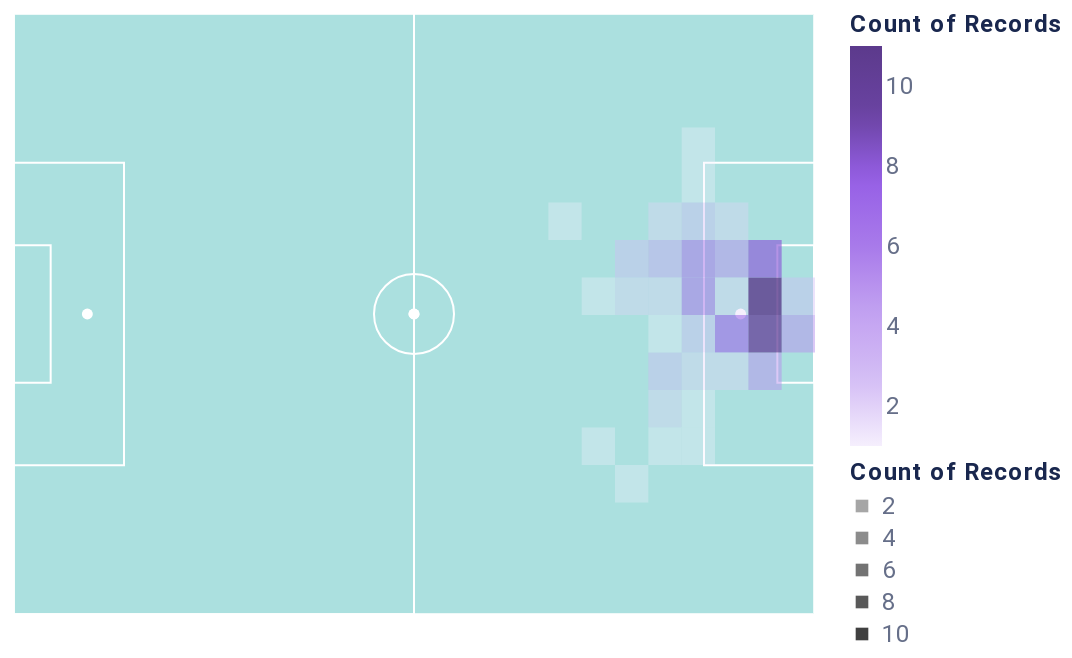

The notebook cell saved with this chart:
### Markdown cell above
### 🏟 Em campo! / To the pitch! 

[PT] O que pode ter tornado os remates mais facéis ou difícieis? A posição em campo de onde a jogadora remata é um factor importante para prever se pode resultar em golo. Assim, vamos analisar como a dimensão do espaço influencia os remates das jogadoras. 

- De onde foram feitos os remates [**Spatial** / Heatmap ]

---

[EN] What makes shots harder or easier to take? Where a player is standing on the field when they make a shot is an important factor for determining its success. Let's now take a look at how spatial dimension impacts the player's shots.

- Where did the shots happen? [**Spatial** / Heatmap ]

### Code cell
# A função auxiliar render_pitch desenha o campo de jogo.
# We use the render_pitch funcion to render the playing field.
render_pitch() + alt.Chart(england_shots).mark_rect(
    ).encode(
      x=alt.X("location_x", bin=True),
      y=alt.Y("location_y",  bin=True),
      opacity="count()",
      color=alt.Color("count()", scale=alt.Scale(range=tokens.COLORS["schemes"]["sequential"]["lavenders"][::-1]))
)
